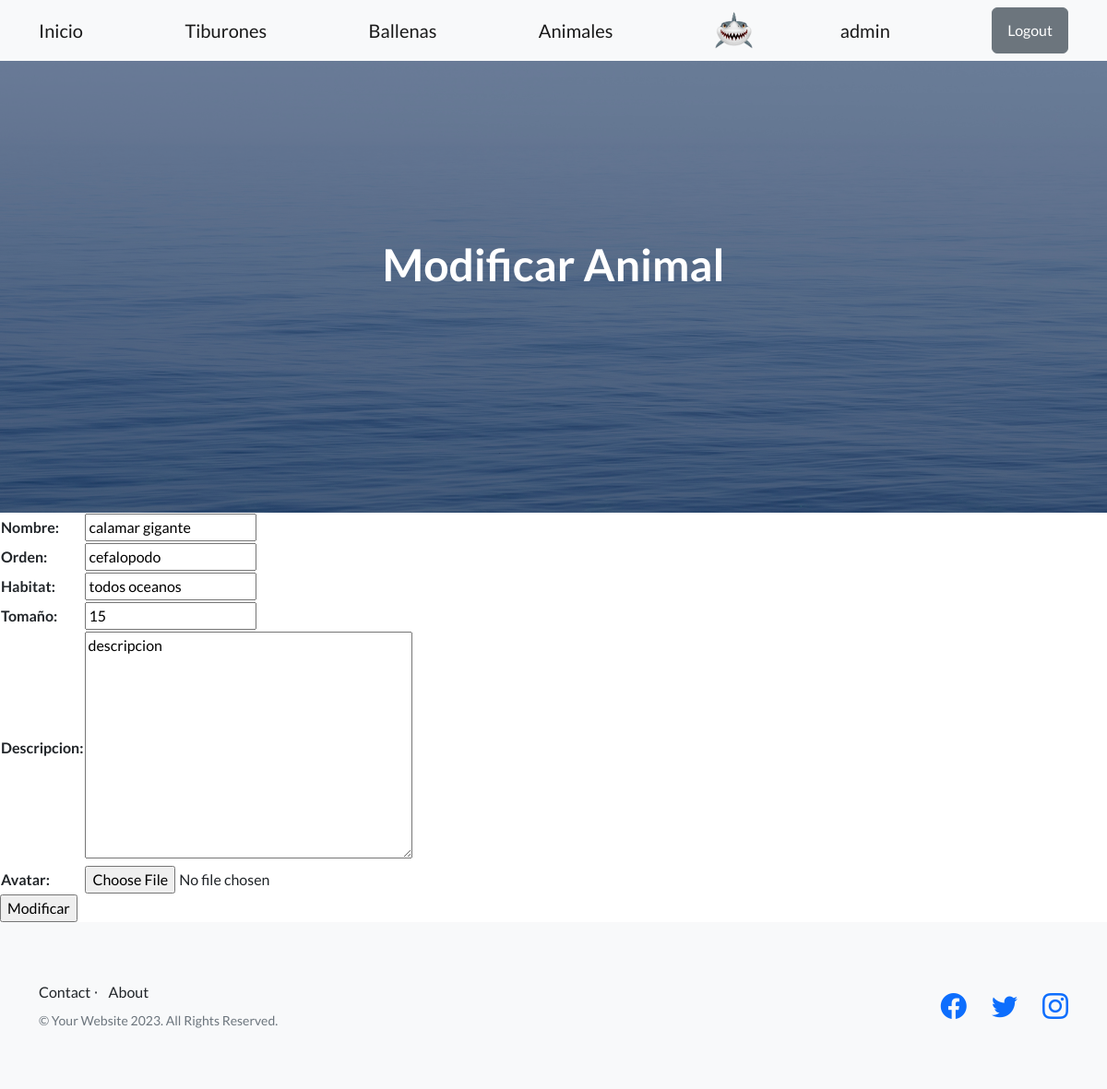
/animales/modificar/1/ (signed in), run on the app's committed database.
### usuario/models.py (models this page shows)
class InfoExtra(models.Model):
    user = models.OneToOneField(User, on_delete=models.CASCADE)
    avatar = models.ImageField(upload_to='avatares', null=True, blank=True)

### inicio/models.py (models this page shows, shortened)
class Animal(models.Model):
    nombre = models.CharField(max_length=30)
    orden = models.CharField(max_length=30)
    habitat = models.CharField(max_length=30)
    tomaño = models.IntegerField()
    descripcion = models.TextField(null=True)
    avatar = models.ImageField(upload_to='inicio/static/assets', null=True, blank=True) # agregue el campo avatar

### inicio/views.py (the view)
# urls.py: path('animales/modificar/<int:pk>/',views.ModificarAnimal.as_view(), name='modificar_animal'),
class ModificarAnimal(LoginRequiredMixin, UpdateView): ####
    model = Animal ####
    template_name = "inicio/CBV/modificar_animal_CBV.html" ####
    form_class = ModificarAnimalFormulario ####
    success_url = reverse_lazy('listar_animales') ####

### inicio/form.py
class ModificarAnimalFormulario(forms.ModelForm):
    class Meta: ###
        model = Animal ####
        fields = ['nombre', 'orden', 'habitat', 'tomaño', 'descripcion', 'avatar'] ###

### inicio/templates/inicio/CBV/modificar_animal_CBV.html (shortened to what this page needs)
{% extends 'base.html' %}
{% block h1_header %}
Modificar Animal
{% endblock h1_header %}
{% block contenido %}
<form action= {% url 'modificar_animal' animal.id %} method="POST">
<table>
    {{form}}
</table>
    <input type="submit" value="Modificar">
</form>
{% endblock contenido %}

### templates/base.html (shortened to what this page needs)
<!DOCTYPE html>
<html lang="en">
    {% load static %}
    <head>
        <link href="https://cdn.jsdelivr.net/npm/bootstrap-icons@1.5.0/font/bootstrap-icons.css" rel="stylesheet" type="text/css" />
        <link href={% static 'css/styles.css' %} rel="stylesheet" />
    </head>
    <body>
        <nav class="navbar navbar-light bg-light static-top">
            <div class="container">
                <a class="navbar-brand" href={% url 'inicio' %}>Inicio</a>
                <a class="navbar-brand" href= {% url 'listar_tiburones' %}>Tiburones </a>
                <a class="navbar-brand" href={% url 'listar_ballenas' %}>Ballenas</a>
                <a class="navbar-brand" href={% url 'listar_animales' %}>Animales</a>
                {% if request.user.is_authenticated %}
                {% if request.user.infoextra.avatar.url %}
                <img src={{request.user.infoextra.avatar.url}} alt="" height='40px'>
                {% endif %}
                <a class="navbar-brand" href={% url 'usuario:editar_perfil' %}>{{request.user.username}}</a>
                <a class="btn btn-secondary" href={% url 'usuario:logout' %}>Logout</a>
                {% else %}
                <a class="btn btn-primary" href={% url 'usuario:login' %}>Login</a>
                <a class="btn btn-primary" href={% url 'usuario:registrarse' %}>Registrarse</a>
                {% endif %}
            </div>
        </nav>
        {% block header %}
        <header class="masthead">
            <div class="container position-relative">
                <div class="row justify-content-center">
                    <div class="col-xl-6">
                        <div class="text-center text-white">
                            <h1 class="mb-5">
                                {% block h1_header %}{% endblock h1_header %}
                            </h1>
                        </div>
                    </div>
                </div>
            </div>
        </header>
        {% endblock header %}
        {% block contenido %}{% endblock contenido %}
        <footer class="footer bg-light">
            <div class="container">
                <div class="row">
                    <div class="col-lg-6 h-100 text-center text-lg-start my-auto">
                        <ul class="list-inline mb-2">
                            <a class="navbar-brand" href="{% url 'contact' %}">Contact</a>
                            <li class="list-inline-item">⋅</li>
                            <a class="navbar-brand" href="{% url 'about' %}">About</a>
                        </ul>
                        <p class="text-muted small mb-4 mb-lg-0">&copy; Your Website 2023. All Rights Reserved.</p>
                    </div>
                    <div class="col-lg-6 h-100 text-center text-lg-end my-auto">
                        <ul class="list-inline mb-0">
                            <li class="list-inline-item me-4">
                                <a href="https://www.facebook.com" target="_blank"><i class="bi-facebook fs-3"></i></a>
                            </li>
                            <li class="list-inline-item me-4">
                                <a href="https://www.twitter.com" target="_blank"><i class="bi-twitter fs-3"></i></a>
                            </li>
                            <li class="list-inline-item">
                                <a href="https://www.instagram.com" target="_blank"><i class="bi-instagram fs-3"></i></a>
                            </li>
                        </ul>
                    </div>
                </div>
            </div>
        </footer>
    </body>
</html>

### data on the page
Animal: nombre "calamar gigante", orden "cefalopodo", habitat "todos oceanos", tomaño "15", descripcion "descripcion"

### other printed values
{{ request.user.username }} "admin"
